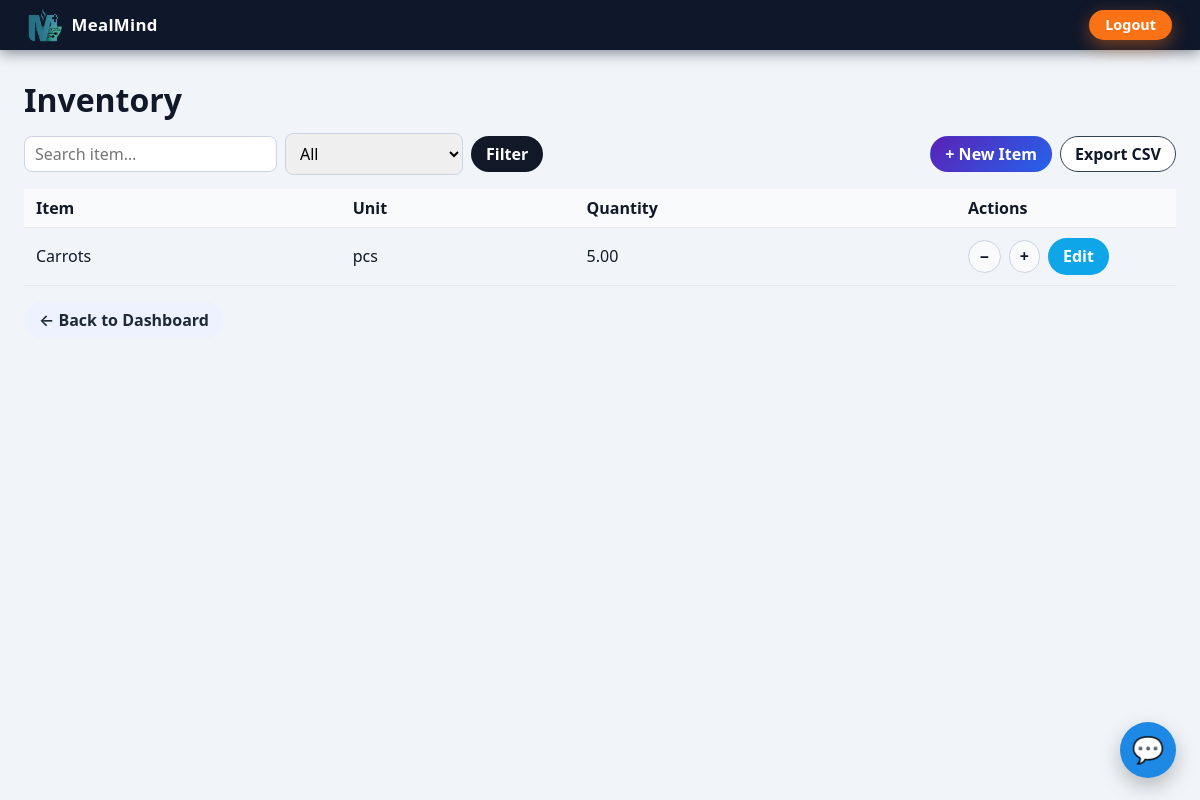
Page /inventory (signed in) on the committed database.
### models.py (models this page shows, shortened)
class InventoryItem(db.Model):
    __tablename__ = "inventory_item"
    id = db.Column(db.Integer, primary_key=True)
    name = db.Column(db.String(200), nullable=False, index=True)
    unit = db.Column(db.String(50), nullable=False, default="pcs")
    quantity = db.Column(db.Float, default=0.0)
    low_stock_threshold = db.Column(db.Float, default=0.0)
    created_at = db.Column(db.DateTime, default=datetime.utcnow)

### app.py (the view)
    @app.route("/inventory")
    @login_required
    def inventory_list():
        q = (request.args.get("q") or "").strip()
        show = (request.args.get("show") or "all").strip()
        page = request.args.get("page", 1, type=int)
        per_page = 20
        query = InventoryItem.query
        if q:
            query = query.filter(InventoryItem.name.ilike(f"%{q}%"))
        rows = query.order_by(InventoryItem.name.asc()).all()
        items = []
        for it in rows:
            qty = it.quantity or 0.0
            thr = it.low_stock_threshold or 0.0
            is_out = qty <= 0
            if it.low_stock_threshold is not None:
                is_low = (qty > 0) and (qty <= thr)
            else:
                is_low = False
            if is_out:
                status = "out"
            elif is_low:
                status = "low"
            else:
                status = "ok"
            items.append(
                {
                    "obj": it,
                    "qty": qty,
                    "is_low": is_low,
                    "is_out": is_out,
                    "status": status,
                }
            )
        if show == "low":
            items = [x for x in items if x["status"] in ("low", "out")]
        total = len(items)
        total_pages = (total + per_page - 1) // per_page if total else 1
        if page < 1:
            page = 1
        if page > total_pages:
            page = total_pages
        start = (page - 1) * per_page
        end = start + per_page
        items_page = items[start:end]
        return render_template(
            "inventory_list.html",
            items=items_page,
            q=q,
            show=show,
            page=page,
            total_pages=total_pages,
            total=total,
        )

### app.py (called while the page is built, shortened)
def _try_entra_login():
    from models import User
    if not current_app.config.get("USE_ENTRA_ID"):
        return

def login_required(view):
    @wraps(view)
    def wrapped(*args, **kwargs):
        if "user" not in session:
            return redirect(url_for("login"))
        return view(*args, **kwargs)
    return wrapped

### templates/inventory_list.html (shortened to what this page needs)
{% extends "base.html" %}
{% block content %}
<h1 class="page-title">Inventory</h1>
<form method="get" action="{{ url_for('inventory_list') }}" class="toolbar">
  <div class="toolbar-left">
    <input
      type="text"
      name="q"
      value="{{ q }}"
      placeholder="Search item…"
      class="input"
      aria-label="Search item"
    />
    <select name="show" class="select" aria-label="Show filter">
      <option value="all" {% if show == 'all' %}selected{% endif %}>All</option>
    </select>
    <button type="submit" class="btn btn-dark">Filter</button>
  </div>
  <div class="toolbar-right">
    <a href="{{ url_for('inventory_new') }}" class="btn btn-primary">+ New Item</a>
    <a
      href="{{ url_for('inventory_export', q=q, status='low' if show == 'low' else 'all') }}"
      class="btn btn-outline"
      title="Export current list to CSV"
    >
      Export CSV
    </a>
  </div>
</form>
<table class="table">
  <thead>
    <tr>
      <th>Item</th>
      <th>Unit</th>
      <th>Quantity</th>
      <th style="width: 220px;">Actions</th>
    </tr>
  </thead>
  <tbody>
    {% for item in items %}
      <tr>
        <td>{{ item.obj.name }}</td>
        <td>{{ item.obj.unit }}</td>
        <td>
          {{ "%.2f"|format(item.qty) }}
        </td>
        <td>
          <div class="actions">
            <form
              method="post"
              action="{{ url_for('inventory_bump', iid=item.obj.id, q=q, show=show) }}"
            >
              <button type="submit" class="btn btn-qty" title="Decrease">−</button>
            </form>
            <form
              method="post"
              action="{{ url_for('inventory_bump', iid=item.obj.id, q=q, show=show) }}"
            >
              <button type="submit" class="btn btn-qty" title="Increase">+</button>
            </form>
            <a href="{{ url_for('inventory_edit', iid=item.obj.id) }}" class="btn btn-secondary">
              Edit
            </a>
          </div>
        </td>
      </tr>
    {% endfor %}
  </tbody>
</table>
<div class="footer-nav">
  <a href="{{ url_for('dashboard') }}" class="btn btn-light">← Back to Dashboard</a>
</div>
{% endblock %}

### templates/base.html (style rules this page uses)
:root { --mm-bg: #f1f5f9; --mm-topbar-bg: #0f172a; --mm-topbar-shadow: 0 2px 14px rgba(15, 23, 42, 0.55); --mm-accent: #2563eb; --mm-accent-warm: #f97316; --mm-radius: 0.5rem; --mm-chat-blue: #1e88e5; --mm-chat-blue-light: #e3f2fd; --mm-chat-gray: #f5f5f7; --mm-chat-border: #d8dde6; }
* { box-sizing: border-box; }
body { margin: 0; font-family: system-ui, -apple-system, BlinkMacSystemFont, "Segoe UI", sans-serif; background: var(--mm-bg); color: #111827; }

### templates/inventory_list.html (style rules this page uses)
.page-title { margin: 8px 0 14px; }
.toolbar { margin: 8px 0 14px; display: flex; flex-wrap: wrap; gap: 10px; align-items: center; justify-content: space-between; }
.toolbar-left { display: flex; gap: 8px; flex-wrap: wrap; align-items: center; }
.toolbar-right { display: flex; gap: 8px; }
.input, .select { padding: 8px 10px; border: 1px solid #cbd5e1; border-radius: 8px; min-width: 220px; }
.select { min-width: 160px; }
.btn { display: inline-flex; align-items: center; justify-content: center; font-weight: 600; text-decoration: none; border-radius: 9999px; padding: 8px 14px; border: 1px solid transparent; cursor: pointer; }
.btn-dark { background:#111827; color:#fff; }
.btn-primary { background: linear-gradient(135deg,#5b21b6,#2563eb); color:#fff; }
.btn-secondary { background:#0ea5e9; color:#fff; }
.btn-outline { background:#fff; color:#111827; border-color:#334155; }
.btn-light { background:#eef2ff; color:#1f2937; }
.btn-qty { background:#f8fafc; color:#111827; border:1px solid #cbd5e1; padding:6px 10px; }
.table { width: 100%; border-collapse: collapse; }
.table th, .table td { border-bottom: 1px solid #e5e7eb; padding: 10px 12px; text-align: left; }
.table thead th { background:#f8fafc; font-weight:700; }
.actions { display: flex; gap: 8px; align-items: center; }
.actions form { display: inline; }
.footer-nav { margin-top: 16px; }

### rows in the picture
InventoryItem: obj.name "Carrots", obj.unit "pcs", qty "5.00"
